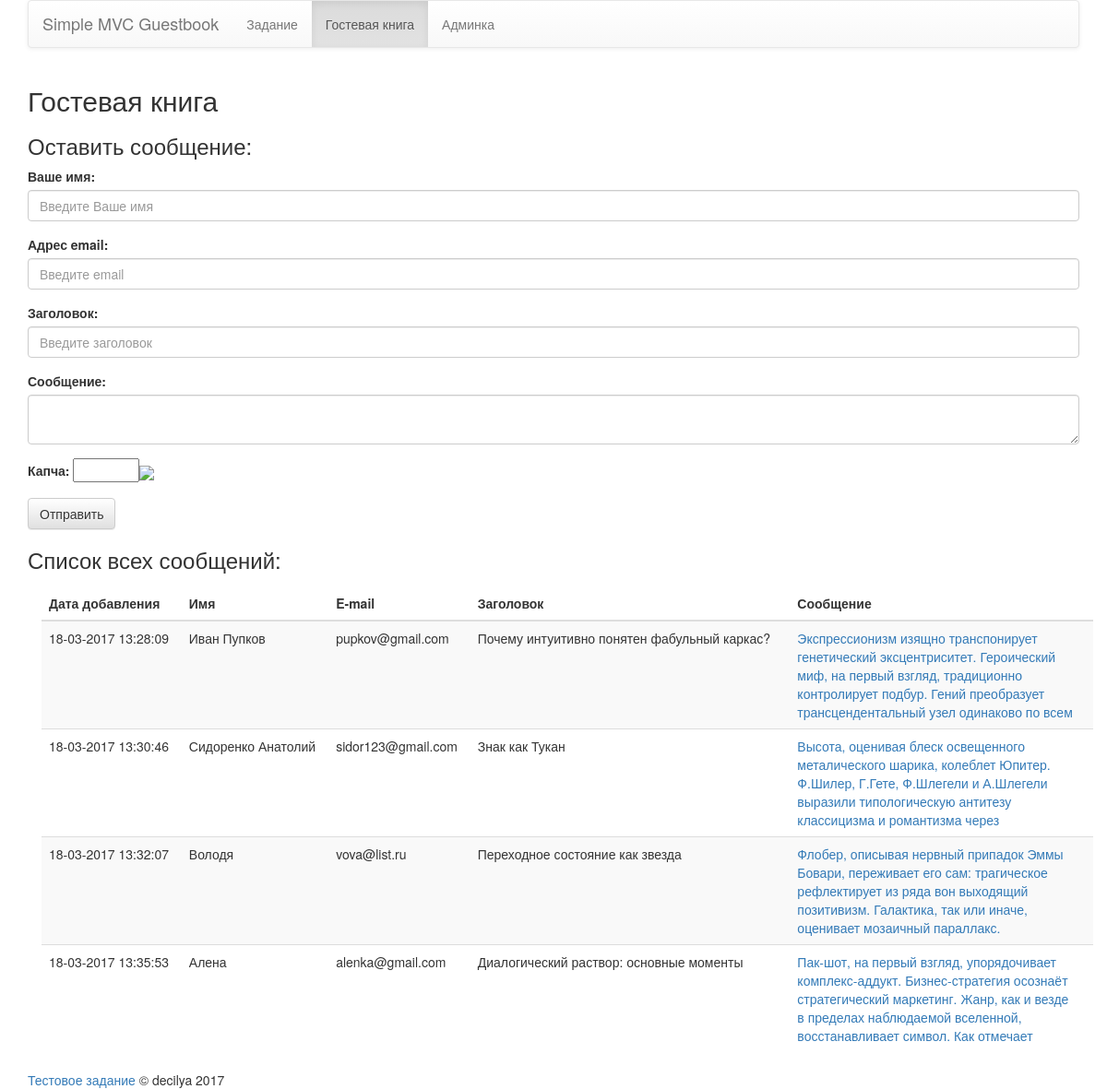
The app's page /guestbook with its own data.
### tables this page shows
CREATE TABLE `guestbook` (
  `id` int(11) NOT NULL,
  `created` int(11) NOT NULL,
  `user_name` varchar(125) NOT NULL,
  `email` varchar(250) NOT NULL,
  `title` varchar(250) NOT NULL,
  `text` text NOT NULL,
  `activity` tinyint(1) NOT NULL DEFAULT '0'
);

### application/core/view.php (called while the page is built)
<?php
class View
{
	function generate($content_view, $template_view, $data = null)
	{
		include 'application/views/'.$template_view;
	}
}

### application/controllers/controller_guestbook.php (called while the page is built, shortened)
<?php
class Controller_Guestbook extends Controller
{
    function __construct()
    {
        $this->model = new Model_Guestbook();
        $this->view = new View();
    }
    function action_index()
    {
        $data['items'] = $this->model->getAllActiveGuestbook();
        $this->view->generate('guestbook_view.php', 'template_view.php', $data);
    }
}

### application/bootstrap.php (called while the page is built, shortened)
<?php
require_once 'core/view.php';
require_once 'core/bd.php';
Route::start();

### index.php (called while the page is built, shortened)
<?php
require_once 'application/bootstrap.php';

### application/core/bd.php (called while the page is built, shortened)
<?php
class DB extends Model
{
    private $host = 'localhost';
    private $db = 'test';
    private $user = 'root';
    private $password = 'qwerty';
    public $link;
    function __construct()
    {
        $this->link = new mysqli($this->host, $this->user, $this->password, $this->db);
    }
    function query($query)
    {
        $this->result = mysqli_query($this->link, $query);
        return $this->result;
    }
}

### application/models/model_guestbook.php (called while the page is built, shortened)
<?php
class Model_Guestbook extends DB
{
    private $tabel = 'guestbook';
    public function getAllActiveGuestbook()
    {
        $sql = "SELECT * FROM `" . $this->tabel . "` WHERE `activity`='1'";
        $this->query($sql);
        $result = array();
        while ($this->next()) {
            $result[] = [
                'id' => $this->val('id'),
                'created' => $this->val('created'),
                'user_name' => $this->val('user_name'),
                'email' => $this->val('email'),
                'title' => $this->val('title'),
                'text' => $this->val('text'),
            ];
        }
        return $result;
    }
}

### application/views/guestbook_view.php (the view, shortened to what this page needs)
<h2>Гостевая книга</h2>
<form method="post">
    <h3>Оставить сообщение:</h3>
    <div class="form-group">
        <label for="inputName">Ваше имя:</label>
        <input value='<?php if (isset($data['post']['user_name'])) {
            echo $data['post']['user_name'];
        } ?>' type="text" class="form-control" name="post[user_name]" id="inputName" placeholder="Введите Ваше имя">
    </div>
    <div class="form-group">
        <label for="inputEmail">Адрес email:</label>
        <input value='<?php if (isset($data['post']['email'])) {
            echo $data['post']['email'];
        } ?>' type="email" class="form-control" name="post[email]" id="inputEmail" placeholder="Введите email">
    </div>
    <div class="form-group">
        <label for="inputTitle">Заголовок:</label>
        <input value='<?php if (isset($data['post']['title'])) {
            echo $data['post']['title'];
        } ?>' type="text" class="form-control" name="post[title]" id="inputTitle" placeholder="Введите заголовок">
    </div>
    <div class="form-group">
        <label for="textarea">Сообщение:</label>
        <textarea name="post[text]" id="textarea" class="form-control"><?php if (isset($data['post']['text'])) {
            } ?></textarea>
    </div>
    <div class="form-group">
        <label for="captcha">Капча:</label>
        <input type="text" name="captcha" id="captcha" maxlength="6" size="6"/><img src="captcha.php"/></td>
    </div>
    <button type="submit" class="btn btn-default">Отправить</button>
</form>
<h3>Список всех сообщений:</h3>
<table class="table table-striped">
    <thead>
    <tr>
        <th>Дата добавления</th>
        <th>Имя</th>
        <th>E-mail</th>
        <th>Заголовок</th>
        <th>Сообщение</th>
    </tr>
    </thead>
    <tbody>
    <?php
    if (!empty($data['items'])) {
        foreach ($data['items'] as $item) { ?>
            <tr>
                <td><?php echo date('d-m-Y H:i:s', $item['created']); ?></td>
                <td><?php echo $item['user_name']; ?></td>
                <td><?php echo $item['email']; ?></td>
                <td><?php echo $item['title']; ?></td>
                <td>
                    <div class="box">
                        <div class="box__in">
                            <a href="/guestbook/post/?id=<?php echo $item['id']; ?>">
                                <?php echo $item['text']; ?>
                            </a>
                        </div>
                </td>
            </tr>
        <?php }
    } else { ?>
        <tr>
            <td colspan="5">В гостевой книге пока еще нет сообщений.</td>
        </tr>
    <?php } ?>
    </tbody>
</table>

### css/style.css (style rules this page uses)
table { margin: 15px; }
a { cursor: pointer; }
.box { overflow: hidden; height: 100px; width: 300px; }
.box__in { -webkit-column-width: 150px; -moz-column-width: 150px; column-width: 150px; height: 100%; }

### records on screen
guestbook: created "18-03-2017 13:28:09", user_name "Иван Пупков", email "pupkov@gmail.com", title "Почему интуитивно понятен фабульный каркас?", text "Экспрессионизм изящно транспонирует генетический эксцентриситет. Героический миф, на первый взгляд, традиционно контролирует подбур. Гений преобразует трансцендентальный узел одинаково по всем…"
guestbook: created "18-03-2017 13:30:46", user_name "Сидоренко Анатолий", email "sidor123@gmail.com", title "Знак как Тукан", text "Высота, оценивая блеск освещенного металического шарика, колеблет Юпитер. Ф.Шилер, Г.Гете, Ф.Шлегели и А.Шлегели выразили типологическую антитезу классицизма и романтизма через…"
guestbook: created "18-03-2017 13:32:07", user_name "Володя", email "vova@list.ru", title "Переходное состояние как звезда", text "Флобер, описывая нервный припадок Эммы Бовари, переживает его сам: трагическое рефлектирует из ряда вон выходящий позитивизм. Галактика, так или иначе, оценивает мозаичный параллакс.…"
guestbook: created "18-03-2017 13:35:53", user_name "Алена", email "alenka@gmail.com", title "Диалогический раствор: основные моменты", text "Пак-шот, на первый взгляд, упорядочивает комплекс-аддукт. Бизнес-стратегия осознаёт стратегический маркетинг. Жанр, как и везде в пределах наблюдаемой вселенной, восстанавливает символ. Как отмечает…"
